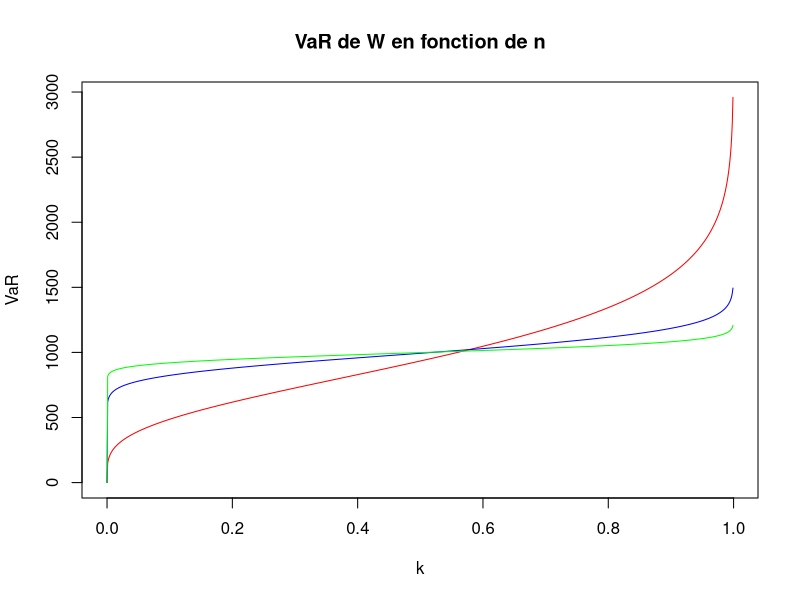
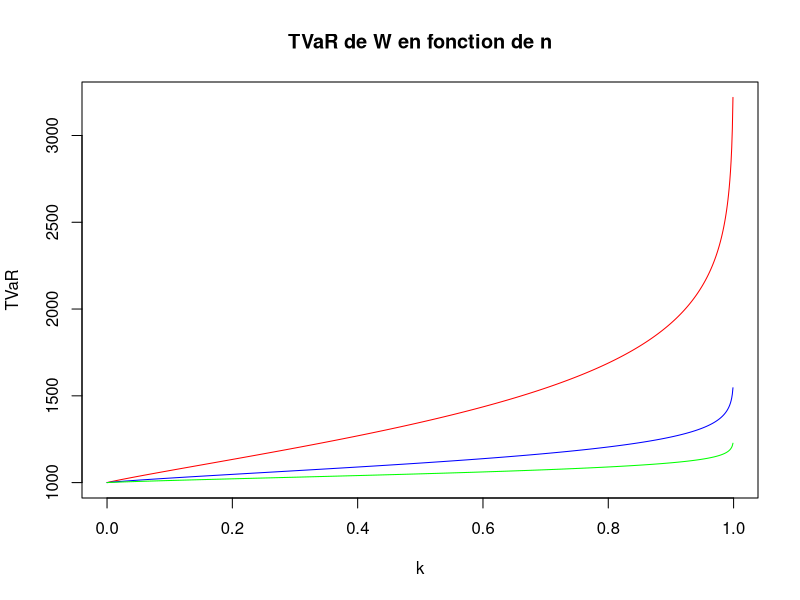

Write R code to recreate these figures, in order.
################################################################################
#### Introduction à l'actuariat II - Hiver 2025 ################################
#### École d'Actuariat - Université Laval ######################################
#### Atelier 4 - 29 janvier 2025 ###############################################
################################################################################

####
#### Mutualisation de risques indépendants avec distributions identiques
####

rm(list = ls())	

al <- 0.5
be <- al/1000
EspW <- al/be
theta <- c(0.2, 0.1, 0.01)
n <- c(10, 100, 500)

# Value-at-Risk de W
VaRW <- function(k) qgamma(k, n * al, n * be)
VaRW(0.99)

# Tail-Value-at-Risk de W
TVaRW <- function(k) al/be * pgamma(VaRW(k), n * al + 1, n * be,
                             lower = FALSE)/(1 - k)
TVaRW(0.99)

# Probabilité d'être l'intervalle de confiance
intervalW <- function(n, theta)
{
    pgamma((1 + theta) * EspW, n * al, n * be, lower = FALSE) +
    pgamma((1 - theta) * EspW, n * al, n * be)
}
lapply(n, function(n) intervalW(n, theta))

# Obtenir la valeur de theta pour une probabilité donnée
lapply(n, function(n) sapply(c(0.1, 0.01), function(eta)
    optimize(function(theta) abs(intervalW(n, theta) - eta), c(0, 1.6))$min))

# Obtenir la plus petite valeur de n pour une probabilité donnée
sapply(c(0.1, 0.05), function(theta)
    optimize(function(n) abs(intervalW(n, theta) - 0.01), c(0, 1e4))$min)

# Graphique de la VaR et de la TVaR de W en fonction de n
kappas <- seq(0, 0.999, 0.001)

VaR_valeurs <- sapply(kappas, VaRW)
plot(kappas, VaR_valeurs[1, ], type = 'l', col = 'red', xlab = 'k',
     ylab = 'VaR', main = 'VaR de W en fonction de n')
lines(kappas, VaR_valeurs[2, ], col = 'blue')
lines(kappas, VaR_valeurs[3, ], col = 'green')

TVaR_valeurs <- sapply(kappas, TVaRW)
plot(kappas, TVaR_valeurs[1, ], type = 'l', col = 'red', xlab = 'k',
     ylab = 'TVaR', main = 'TVaR de W en fonction de n')
lines(kappas, TVaR_valeurs[2, ], col = 'blue')
lines(kappas, TVaR_valeurs[3, ], col = 'green')


####
#### Mutualisation de risques indépendants avec distributions non identiques
####

rm(list = ls())

al <- 0.5 * 1:4
be <- 1/1000
theta <- c(0.1, 0.01)

## Calculs pour X
EspX <- al/be
VarX <- al/be^2

# Value-at-Risk de X
VaRX <- function(k) qgamma(k, al, be)
VaRX(0.99)

# Tail-Value-at-Risk de X
TVaRX <- function(k) al/be * pgamma(VaRX(k), al + 1, be, lower = FALSE)/(1 - k)
TVaRX(0.99)

# Probabilité d'être l'intervalle de confiance
intervalX <- function(theta)
{
    pgamma((1 + theta) * EspX, al, be, lower = FALSE) +
    pgamma((1 - theta) * EspX, al, be)
}
lapply(theta, intervalX)

## Calculs pour Cj
alC <- sum(al)
beC <- sum(al)/al * be

EspC <- alC/beC
VarC <- alC/beC^2

# Value-at-Risk de C
VaRC <- function(k) qgamma(k, alC, beC)
VaRC(0.99)

# Tail-Value-at-Risk de C
TVaRC <- function(k) alC/beC * pgamma(VaRC(k), alC + 1, beC,
                               lower = FALSE)/(1 - k) 
TVaRC(0.99)

# Probabilité d'être l'intervalle de confiance
intervalC <- function(theta)
{
    pgamma((1 + theta) * EspC, alC, beC, lower = FALSE) +
    pgamma((1 - theta) * EspC, alC, beC)
}
lapply(theta, intervalC)

## Alternative avec S
EspS <- sum(EspX)
alS <- sum(al)

# Value-at-Risk de S
VaRS <- function(k) qgamma(k, alS, be)
EspX/EspS * VaRS(0.99)

# Tail-Value-at-Risk de S
TVaRS <- function(k) alS/be * pgamma(VaRS(k), alS + 1, be, low = FALSE)/(1 - k)
EspX/EspS * TVaRS(0.99)

# Probabilité d'être l'intervalle de confiance
intervalS <- function(theta)
{
    pgamma((1 + theta) * EspS, alS, be, lower = FALSE) +
    pgamma((1 - theta) * EspS, alS, be)
}
sapply(theta, intervalS)


####
#### Portefeuille avec 4 contrats et péril inondation
####

rm(list = ls())

x <- expand.grid(i1 = 0:1, i2 = 0:1, i3 = 0:1, i4 = 0:1)
probs <- c(0.4815, 0.1605, 0.0705, 0.0235, 0.0360, 0.0120, 0.0120, 0.0040,
           0.0360, 0.0120, 0.0120, 0.0040, 0.0090, 0.0030, 0.0930, 0.0310)

q <- colSums(x * probs)

## Densités bivariées
duos <- combn(names(x), 2)
f2 <- apply(duos, 2, function(v) sum(probs * x[[v[1]]] * x[[v[2]]]))
names(f2) <- apply(duos, 2, paste, collapse = '_')

## Densités trivariées
trios <- combn(names(x), 3)
f3 <- apply(trios, 2, function(v) sum(probs * apply(x[, v], 1, prod)))
names(f3) <- apply(trios, 2, paste, collapse = '_')

## Calculs pour I
EspI <- q
VarI <- q * (1 - q)
CovI <- zapsmall(f2 - q[duos[1, ]] * q[duos[2, ]])

VarCovI <- matrix(0, 4, 4)
diag(VarCovI) <- VarI
VarCovI[lower.tri(VarCovI)] <- CovI
VarCovI[upper.tri(VarCovI)] <- t(VarCovI)[upper.tri(VarCovI)]

## Calculs pour N
n <- 0:4
fn <- tapply(probs, rowSums(x), sum)

EspN <- sum(n * fn)                # sum(EspI)
VarN <- sum((n - EspN)^2 * fn)     # sum(VarCovI) = sum(VarI) + 2 * sum(CovI)

## Calculs pour X
b <- 4:1
bj <- expand.grid(i1 = c(0, 4), i2 = c(0, 3), i3 = c(0, 2), i4 = c(0, 1))

EspX <- b * q
VarX <- b^2 * q * (1 - q)
VarCovX <- VarCovI * outer(b, b)

## Calculs pour S
s <- 0:10
fs <- tapply(probs, rowSums(bj), sum)
Fs <- cumsum(fs)

EspS <- sum(s * fs)                # sum(EspX)
VarS <- sum((s - EspS)^2 * fs)     # sum(VarCovX)

VaRS <- function(k) s[min(which(Fs >= k))]
VaRS(0.95)

SLS <- function(d) sum(pmax(s - d, 0) * fs)
TVaRS <- function(k) SLS(VaRS(k))/(1 - k) + VaRS(k)
TVaRS(0.95)

## Calculs pour Cj
Cj <- outer(s, EspX/EspS)
EspC <- EspX
VarC <- (EspX/EspS)^2 * VarS
